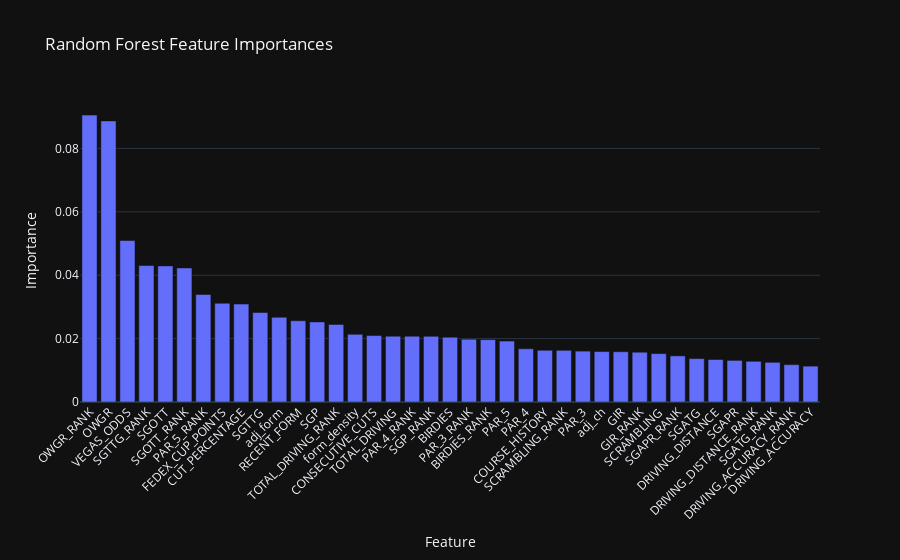

The cell this chart's notebook holds for it:
### Markdown cell above
Random Forest Training & Feature Importance

Now we train on all the data (no longer cross-validation folds) and extract the feature importance to see how it compares with linear correlations.

### Code cell
from sklearn.ensemble import RandomForestClassifier
from sklearn.calibration import CalibratedClassifierCV
from sklearn.preprocessing import StandardScaler
from imblearn.pipeline import Pipeline
from imblearn.over_sampling import SMOTE
from imblearn.under_sampling import RandomUnderSampler
import pandas as pd
import plotly.express as px

# === Resample the full dataset ===
over = SMOTE(sampling_strategy=0.5, k_neighbors=3)
under = RandomUnderSampler(sampling_strategy=0.5)
resample_pipeline = Pipeline([("o", over), ("u", under)])
X_all_resampled, y_all_resampled = resample_pipeline.fit_resample(
    training_df[feature_cols], training_df["TOP_20"]
)

# === Standardize ===
scaler = StandardScaler()
X_all_scaled = scaler.fit_transform(X_all_resampled)

# === Train Calibrated Random Forest ===
base_rf = RandomForestClassifier(random_state=42)
final_model = CalibratedClassifierCV(estimator=base_rf, method="sigmoid", cv=5)
final_model.fit(X_all_scaled, y_all_resampled)

# === Aggregate feature importances across all CV folds ===
all_importances = np.array([
    est.estimator.feature_importances_ for est in final_model.calibrated_classifiers_
])
mean_importance = all_importances.mean(axis=0)

importance_df = pd.DataFrame({
    "Feature": feature_cols,
    "Importance": mean_importance
}).sort_values(by="Importance", ascending=False)

# === Plot feature importances ===
fig = px.bar(
    importance_df,
    x="Feature",
    y="Importance",
    title="Random Forest Feature Importances",
    template="plotly_dark"
)
fig.update_layout(xaxis_tickangle=-45)
fig.show()

### Figure 1 — Plotly figure (JSON) as saved in the notebook; plotly's stock layout.template omitted (floating-point values rounded to 4 significant figures)
{"data": [{"hovertemplate": "Feature=%{x}<br>Importance=%{y}<extra></extra>", "legendgroup": "", "marker": {"color": "#636efa", "pattern": {"shape": ""}}, "name": "", "orientation": "v", "showlegend": false, "textposition": "auto", "type": "bar", "x": ["OWGR_RANK", "OWGR", "VEGAS_ODDS", "SGTTG_RANK", "SGOTT", "SGOTT_RANK", "PAR_5_RANK", "FEDEX_CUP_POINTS", "CUT_PERCENTAGE", "SGTTG", "adj_form", "RECENT_FORM", "SGP", "TOTAL_DRIVING_RANK", "form_density", "CONSECUTIVE_CUTS", "TOTAL_DRIVING", "PAR_4_RANK", "SGP_RANK", "BIRDIES", "PAR_3_RANK", "BIRDIES_RANK", "PAR_5", "PAR_4", "COURSE_HISTORY", "SCRAMBLING_RANK", "PAR_3", "adj_ch", "GIR", "GIR_RANK", "SCRAMBLING", "SGAPR_RANK", "SGATG", "DRIVING_DISTANCE", "SGAPR", "DRIVING_DISTANCE_RANK", "SGATG_RANK", "DRIVING_ACCURACY_RANK", "DRIVING_ACCURACY"], "xaxis": "x", "y": [0.09052, 0.08869, 0.05094, 0.04306, 0.04295, 0.04229, 0.03393, 0.03116, 0.03089, 0.02822, 0.02675, 0.02564, 0.02527, 0.02449, 0.02135, 0.02097, 0.02077, 0.02076, 0.02072, 0.02046, 0.01981, 0.01967, 0.01923, 0.0168, 0.01632, 0.0163, 0.01606, 0.01592, 0.01586, 0.0157, 0.01527, 0.01455, 0.01369, 0.0134, 0.01313, 0.01284, 0.01252, 0.01179, 0.01132], "yaxis": "y"}], "layout": {"barmode": "relative", "legend": {"tracegroupgap": 0}, "title": {"text": "Random Forest Feature Importances"}, "xaxis": {"anchor": "y", "domain": [0, 1], "tickangle": -45, "title": {"text": "Feature"}}, "yaxis": {"anchor": "x", "domain": [0, 1], "title": {"text": "Importance"}}}}
